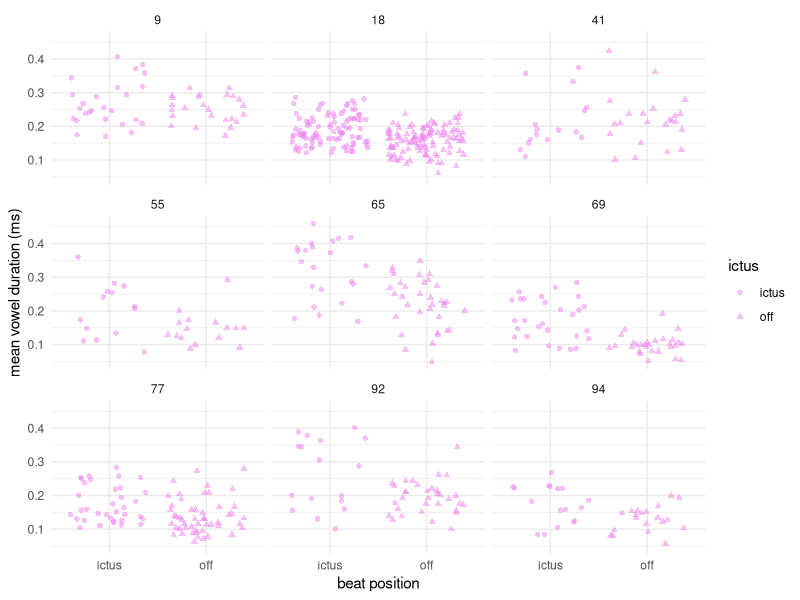
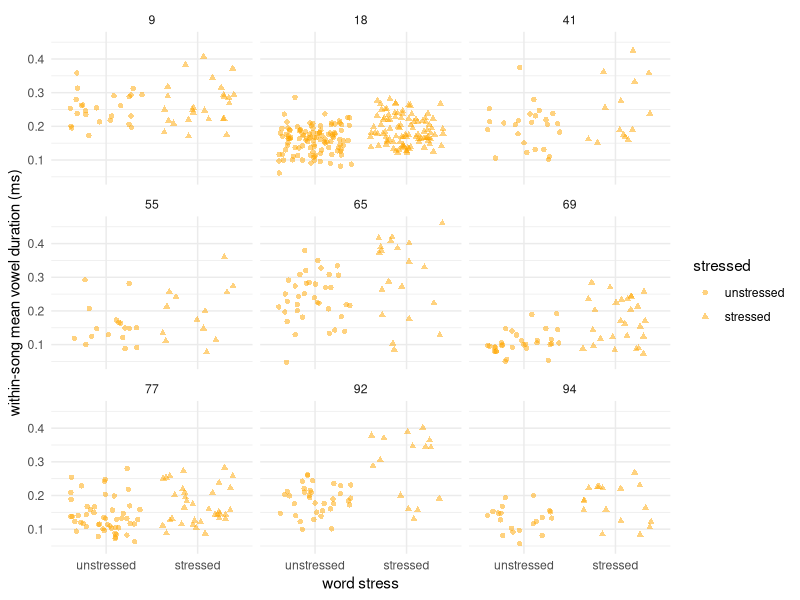
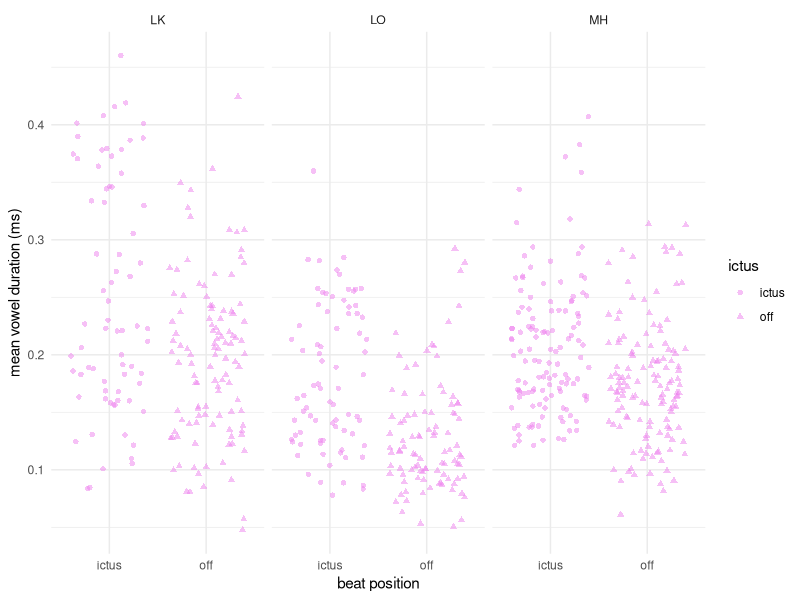
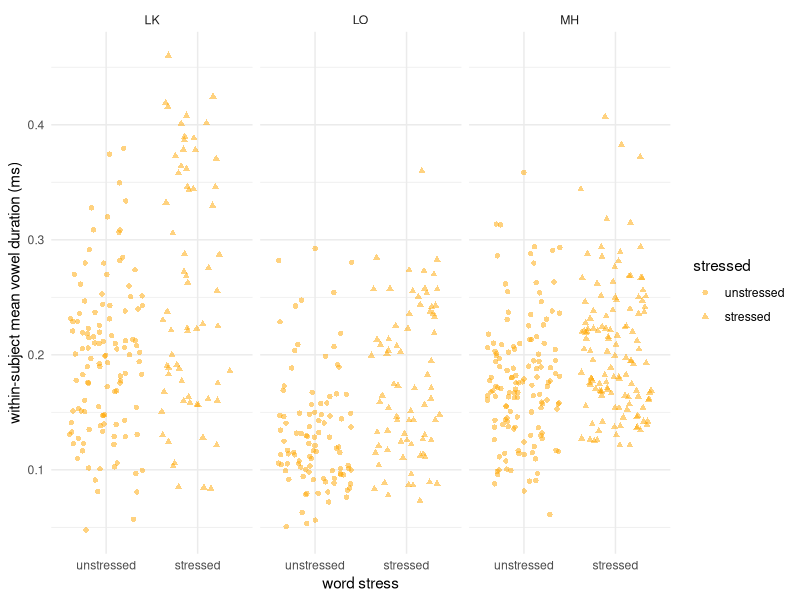
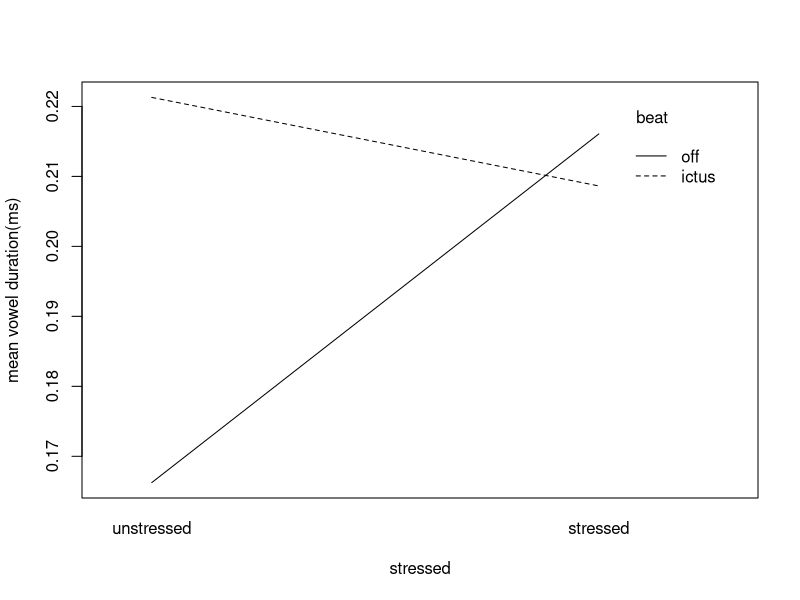
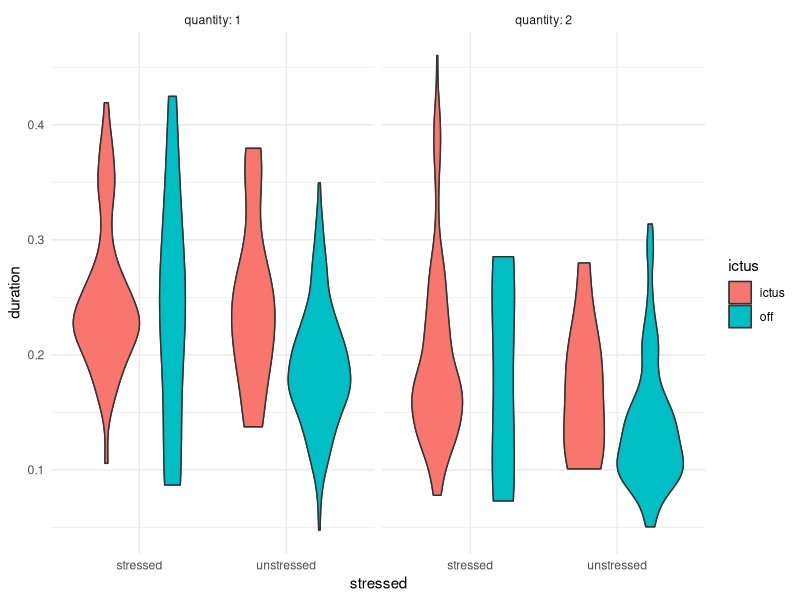
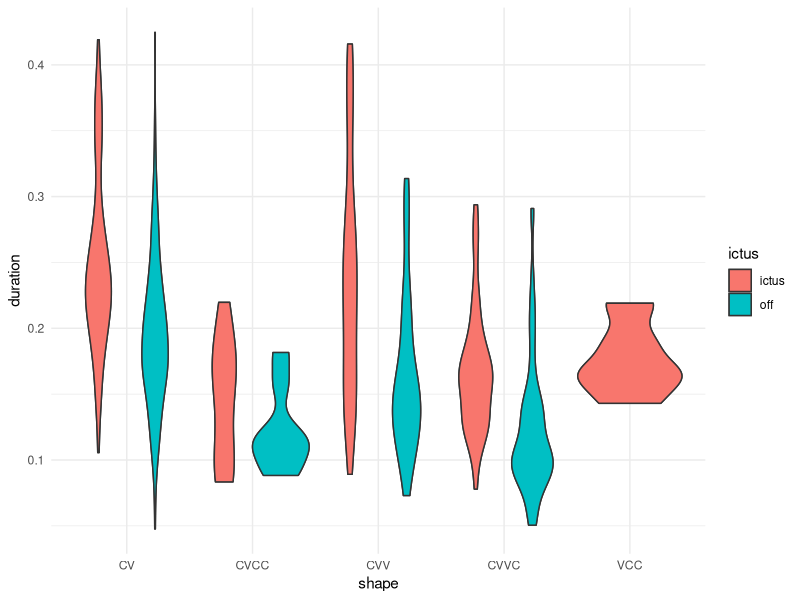
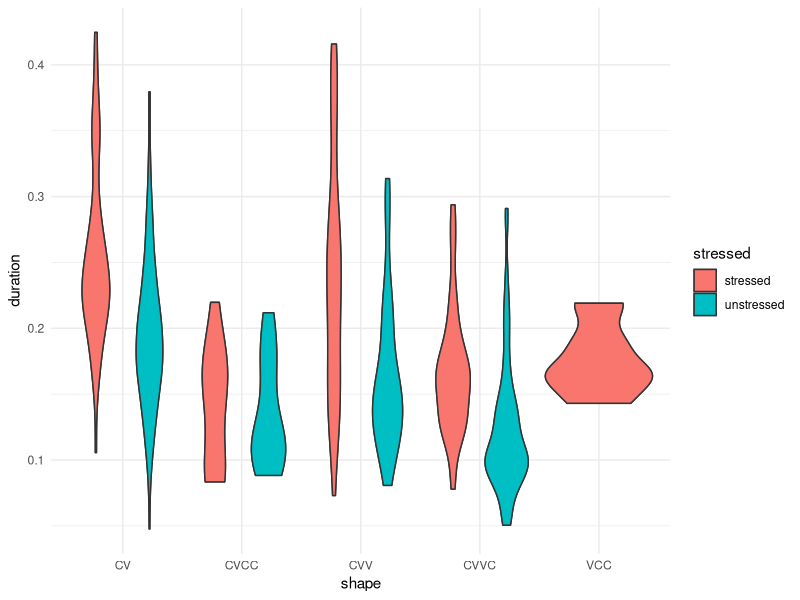

These figures' R source, in order:
## ---- chunk 1
library("lme4")
library("ggplot2")
library("broom")
library("dplyr")
data_df <- read.csv("vowel_master.csv", header= TRUE)


data_df$ictus <- as.factor(data_df$ictus)
data_df$stressed <- as.factor(data_df$stressed)
data_df$stressed <- recode_factor(data_df$stressed, "0" = "unstressed","1" = "stressed")
data_df$quantity <- as.factor(data_df$quantity)
data_df$shape <- as.factor(data_df$shape)
data_df$song <- as.factor(data_df$song)
data_df$word <- as.factor(data_df$word)
#head(data_df)

#to look at vowel duration in song-level and word-level prominence positions, I filter out only syllables of Q1 and Q2, and only those shapes which surface in both stressed and unstressed positions 
strictus_data <- filter(data_df, data_df$quantity!="3"& data_df$shape != "C")

#strictus_data <- filter(strictus_data, nchar(strictus_data$segment)==1)
strictus_data


## ---- chunk 2
ggplot(strictus_data,aes(ictus,duration, shape = ictus)) + 
  geom_jitter(color = "violet", alpha = 0.5) +
  facet_wrap("song") +
  labs(x = "beat position", y = "mean vowel duration (ms)") + 
  theme_minimal()
ggsave("song_icK_dur.png")
  
ggplot(strictus_data,aes(stressed,duration, shape = stressed)) + 
  geom_jitter(color = "orange", alpha = 0.5) +
  facet_wrap("song") + 
  labs(x = "word stress", y = "within-song mean vowel duration (ms)") + 
  theme_minimal()
ggsave("song_str_dur.png")

ggplot(strictus_data,aes(ictus,duration, shape = ictus)) + 
  geom_jitter(color = "violet", alpha = 0.5) +
  facet_wrap("performer") + 
  labs(x = "beat position", y = "mean vowel duration (ms)") + 
  theme_minimal()
ggsave("perf_ick_dur.png")
ggplot(strictus_data,aes(stressed,duration, shape = stressed)) + 
  geom_jitter(color = "orange", alpha = 0.5) +
  facet_wrap("performer") + 
  labs(x = "word stress", y = "within-subject mean vowel duration (ms)") + 
  theme_minimal()
ggsave("perf_str_dur.png")
## ---- chunk 3
interaction.plot(strictus_data$stressed,strictus_data$ictus,strictus_data$duration,xlab="stressed",ylab="mean vowel duration(ms)",trace.label = "beat")
## ---- chunk 4
strictus_data %>%
  arrange(duration)%>%
  mutate(stressed = factor(stressed, levels = c("stressed", "unstressed")))%>%
  ggplot(aes(x=stressed ,y=duration,fill = ictus)) + 
    geom_violin() + stat_ydensity() + theme_minimal() +
    labs( xlab = "word stress" ,ylab = "vowel duration (ms)") + 
    facet_wrap("quantity", labeller = label_both)
  
ggsave("dur_density_qfac.png")


## ---- chunk 5


shape_df <- filter(strictus_data, strictus_data$shape != "VVC" & strictus_data$shape != "VVCC" & strictus_data$shape != "VV" & strictus_data$shape != "V")
## ---- chunk 6

  
  ggplot(shape_df,aes(x=shape,y=duration, fill = ictus)) +
  geom_violin() + stat_ydensity() + theme_minimal() +
  labs( xlab = "syllable shape" ,ylab = "vowel duration (ms)") 

ggsave("dur_shape_ictus.png")
## ---- chunk 7
shape_df %>%
  arrange(duration)%>%
  mutate(stressed = factor(stressed, levels = c("stressed", "unstressed")))%>%
  ggplot(aes(x=shape,y=duration, fill = stressed)) +
  geom_violin() + stat_ydensity() + theme_minimal() +
  labs( xlab = "syllable shape" ,ylab = "vowel duration (ms)") 

ggsave("dur_shapestress.png")
## ---- chunk 8
lindesignmod <- lmer(duration ~ ictus + stressed + quantity + ictus*stressed + quantity*ictus + (1|word) + (1|song) + (1|performer), data = strictus_data, REML = FALSE)
summary(lindesignmod)
## ---- chunk 9
hist(residuals(lindesignmod))
## ---- chunk 10
qqnorm(residuals(lindesignmod))
## ---- chunk 11
plot(lindesignmod)
## ---- chunk 12
linnullIntmod <- lmer(duration ~ (1|song) + (1|word) + (1|performer), data = strictus_data, REML = FALSE)
n1 <- summary(linnullIntmod)
print(n1)
## ---- chunk 13
comp2 <- anova(lindesignmod,linnullIntmod)
print(comp2)
